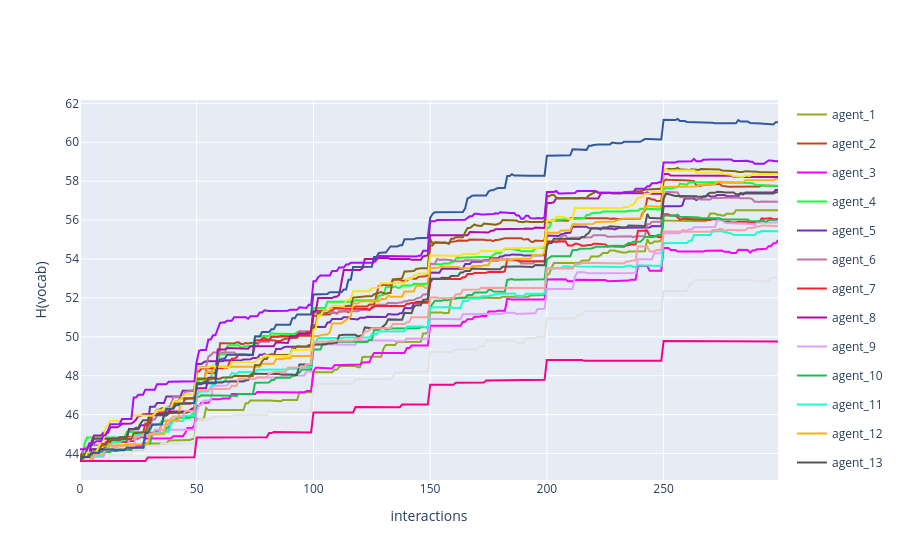

The cell this chart's notebook holds for it:
### Code cell
fig = multi_agent_update_plot_from_df(H_dif)
fig.update_layout(
    # title='Dyadic interaction in a random environment',
    yaxis_title='H(vocab)',
    xaxis_title='interactions'
)
fig.show()

### Figure 1 — Plotly figure (JSON) as saved in the notebook; plotly's stock layout.template omitted (floating-point values rounded to 4 significant figures; data arrays with more than 128 entries replaced by an {"elided": "..."} marker saying what was removed)
{"data": [{"legendgroup": "agent_1", "line": {"color": "#90AD1C"}, "mode": "lines", "name": "agent_1", "showlegend": true, "x": {"elided": "300 int values"}, "y": {"elided": "300 float values"}, "type": "scatter"}, {"legendgroup": "agent_2", "line": {"color": "#C4451C"}, "mode": "lines", "name": "agent_2", "showlegend": true, "x": {"elided": "300 int values"}, "y": {"elided": "300 float values"}, "type": "scatter"}, {"legendgroup": "agent_3", "line": {"color": "#FE00FA"}, "mode": "lines", "name": "agent_3", "showlegend": true, "x": {"elided": "300 int values"}, "y": {"elided": "300 float values"}, "type": "scatter"}, {"legendgroup": "agent_4", "line": {"color": "#16FF32"}, "mode": "lines", "name": "agent_4", "showlegend": true, "x": {"elided": "300 int values"}, "y": {"elided": "300 float values"}, "type": "scatter"}, {"legendgroup": "agent_5", "line": {"color": "#782AB6"}, "mode": "lines", "name": "agent_5", "showlegend": true, "x": {"elided": "300 int values"}, "y": {"elided": "300 float values"}, "type": "scatter"}, {"legendgroup": "agent_6", "line": {"color": "#C075A6"}, "mode": "lines", "name": "agent_6", "showlegend": true, "x": {"elided": "300 int values"}, "y": {"elided": "300 float values"}, "type": "scatter"}, {"legendgroup": "agent_7", "line": {"color": "#F6222E"}, "mode": "lines", "name": "agent_7", "showlegend": true, "x": {"elided": "300 int values"}, "y": {"elided": "300 float values"}, "type": "scatter"}, {"legendgroup": "agent_8", "line": {"color": "#B10DA1"}, "mode": "lines", "name": "agent_8", "showlegend": true, "x": {"elided": "300 int values"}, "y": {"elided": "300 float values"}, "type": "scatter"}, {"legendgroup": "agent_9", "line": {"color": "#DEA0FD"}, "mode": "lines", "name": "agent_9", "showlegend": true, "x": {"elided": "300 int values"}, "y": {"elided": "300 float values"}, "type": "scatter"}, {"legendgroup": "agent_10", "line": {"color": "#1CBE4F"}, "mode": "lines", "name": "agent_10", "showlegend": true, "x": {"elided": "300 int values"}, "y": {"elided": "300 float values"}, "type": "scatter"}, {"legendgroup": "agent_11", "line": {"color": "#1CFFCE"}, "mode": "lines", "name": "agent_11", "showlegend": true, "x": {"elided": "300 int values"}, "y": {"elided": "300 float values"}, "type": "scatter"}, {"legendgroup": "agent_12", "line": {"color": "#FEAF16"}, "mode": "lines", "name": "agent_12", "showlegend": true, "x": {"elided": "300 int values"}, "y": {"elided": "300 float values"}, "type": "scatter"}, {"legendgroup": "agent_13", "line": {"color": "#565656"}, "mode": "lines", "name": "agent_13", "showlegend": true, "x": {"elided": "300 int values"}, "y": {"elided": "300 float values"}, "type": "scatter"}, {"legendgroup": "agent_14", "line": {"color": "#85660D"}, "mode": "lines", "name": "agent_14", "showlegend": true, "x": {"elided": "300 int values"}, "y": {"elided": "300 float values"}, "type": "scatter"}, {"legendgroup": "agent_15", "line": {"color": "#FBE426"}, "mode": "lines", "name": "agent_15", "showlegend": true, "x": {"elided": "300 int values"}, "y": {"elided": "300 float values"}, "type": "scatter"}, {"legendgroup": "agent_16", "line": {"color": "#E2E2E2"}, "mode": "lines", "name": "agent_16", "showlegend": true, "x": {"elided": "300 int values"}, "y": {"elided": "300 float values"}, "type": "scatter"}, {"legendgroup": "agent_17", "line": {"color": "#F8A19F"}, "mode": "lines", "name": "agent_17", "showlegend": true, "x": {"elided": "300 int values"}, "y": {"elided": "300 float values"}, "type": "scatter"}, {"legendgroup": "agent_18", "line": {"color": "#325A9B"}, "mode": "lines", "name": "agent_18", "showlegend": true, "x": {"elided": "300 int values"}, "y": {"elided": "300 float values"}, "type": "scatter"}, {"legendgroup": "agent_19", "line": {"color": "#FA0087"}, "mode": "lines", "name": "agent_19", "showlegend": true, "x": {"elided": "300 int values"}, "y": {"elided": "300 float values"}, "type": "scatter"}, {"legendgroup": "agent_20", "line": {"color": "#AA0DFE"}, "mode": "lines", "name": "agent_20", "showlegend": true, "x": {"elided": "300 int values"}, "y": {"elided": "300 float values"}, "type": "scatter"}], "layout": {"yaxis": {"title": {"text": "H(vocab)"}}, "xaxis": {"title": {"text": "interactions"}}}}
